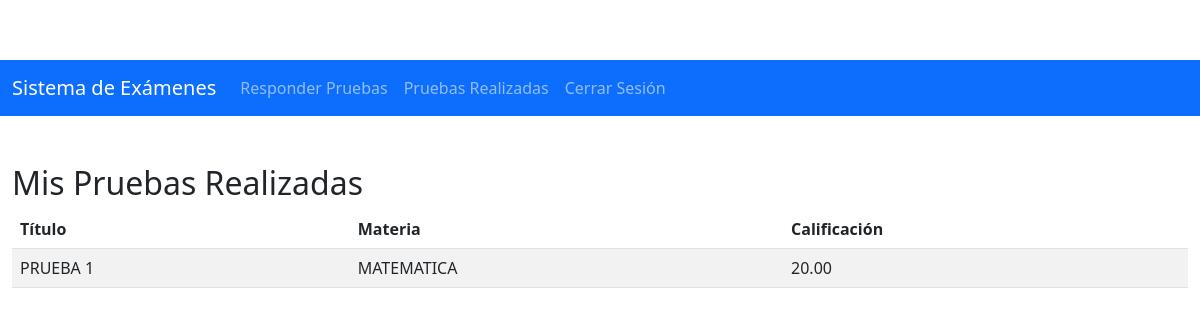
/mis_pruebas.php (signed in), run on the app's committed database.
### tables this page shows
CREATE TABLE `pruebas` (
  `id_prueba` int(11) NOT NULL,
  `titulo` varchar(255) NOT NULL,
  `id_materia` int(11) NOT NULL,
  `fecha` date NOT NULL
);

CREATE TABLE `materias` (
  `id_materia` int(11) NOT NULL,
  `nombre_materia` varchar(100) NOT NULL,
  `id_grado` int(11) NOT NULL,
  `id_seccion` int(11) NOT NULL
);

### mis_pruebas.php (the view, shortened to what this page needs)
<?php
require_once 'includes/db.php';
require_once 'includes/menu.php';
$id_usuario = $_SESSION['id_usuario'];
$stmt = $pdo->prepare("
    SELECT p.titulo, m.nombre_materia,
           COALESCE(n.calificacion, 'Pendiente de evaluación') AS calificacion
    FROM pruebas p
    JOIN materias m ON p.id_materia = m.id_materia
    LEFT JOIN notas n ON p.id_prueba = n.id_prueba AND n.id_usuario = :id_usuario
    WHERE EXISTS (
        SELECT 1
        FROM respuestas r
        JOIN preguntas q ON r.id_pregunta = q.id_pregunta
        WHERE q.id_prueba = p.id_prueba AND r.id_usuario = :id_usuario
    )
");
$stmt->execute(['id_usuario' => $id_usuario]);
$pruebas = $stmt->fetchAll(PDO::FETCH_ASSOC);
?>
<!DOCTYPE html>
<html lang="es">
<head>
    <link href="https://cdn.jsdelivr.net/npm/bootstrap@5.3.0-alpha1/dist/css/bootstrap.min.css" rel="stylesheet">
    <link rel="stylesheet" href="css/styles.css">
</head>
<body>
    <div class="container mt-5">
        <h2>Mis Pruebas Realizadas</h2>
        <?php if (empty($pruebas)): ?>
            <p>No has realizado ninguna prueba.</p>
        <?php else: ?>
            <table class="table table-striped">
                <thead>
                    <tr>
                        <th>Título</th>
                        <th>Materia</th>
                        <th>Calificación</th>
                    </tr>
                </thead>
                <tbody>
                    <?php foreach ($pruebas as $prueba): ?>
                        <tr>
                            <td><?php echo htmlspecialchars($prueba['titulo']); ?></td>
                            <td><?php echo htmlspecialchars($prueba['nombre_materia']); ?></td>
                            <td><?php echo htmlspecialchars($prueba['calificacion']); ?></td>
                        </tr>
                    <?php endforeach; ?>
                </tbody>
            </table>
        <?php endif; ?>
    </div>
</body>
</html>

### css/styles.css (style rules this page uses)
body { padding-top: 60px; }
.container { max-width: 1200px; }

### data on the page
pruebas: titulo "PRUEBA 1", id_materia.nombre_materia "MATEMATICA", calificacion "20.00"
